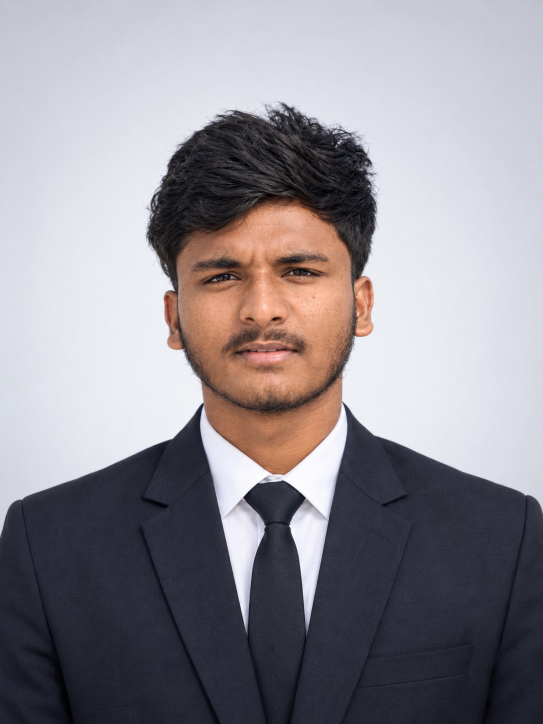
#> input picture prem.png, 1086 x 1448 px (shown at 1/2 size)
$ python build_banner.py
#> lines starting #> are read from the running program, lines starting #| are printed output that depends on the picture; after the words box and inside, x2 and y2 are one past the last pixel; in counts of white or black regions, pixels touching at a corner belong together
import os
import re
import numpy as np
import scipy.ndimage as ndi
import scipy.optimize
from PIL import Image, ImageEnhance, ImageOps, ImageFilter
import subprocess

def build_banner():
    # 1. Process portrait from prem.png
    photo_path = 'prem.png' if os.path.exists('prem.png') else ('IMG-20260130-WA0169.jpg' if os.path.exists('IMG-20260130-WA0169.jpg') else 'avatar.png')
    img = Image.open(photo_path).convert('RGB')
#> img is the input picture: PIL image 1086x1448 RGB; mean R, G, B 144.8, 141.3, 147.4

    w, h = img.size
#> w = 1086; h = 1448
    if 'prem.png' in photo_path:
        crop_box = (0, 100, w, 100 + int(w * 340 / 300))
#> crop_box = (0, 100, 1086, 1330)
    elif photo_path.endswith('.jpg'):
        crop_box = (450, 700, 2622, 3160)
    else:
        crop_box = (75, 15, 395, 378)

    cropped = img.crop(crop_box).resize((300, 340), Image.Resampling.LANCZOS)
    arr = np.array(cropped, dtype=np.float32)

    # Segmentation mask
    r, g, b = arr[..., 0], arr[..., 1], arr[..., 2]
    if 'prem.png' in photo_path:
        # Studio background segmentation
        bg = (r > 175) & (g > 175) & (b > 175) & (np.abs(r - g) < 15) & (np.abs(g - b) < 15)
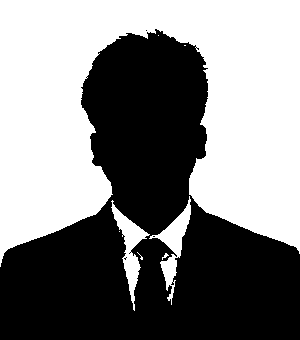
#> bg: shape (340, 300) bool; 50.5% white; 4 black regions (3 under 20 px), largest, box (x1, y1, x2, y2) and area: (0, 29, 300, 340) 50435
        labeled_bg, _ = ndi.label(bg)
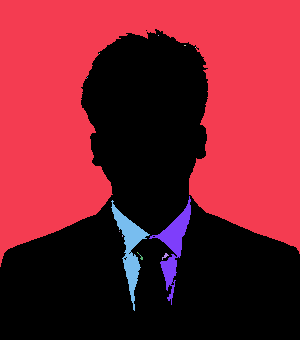
#> labeled_bg: shape (340, 300) int32; 17 distinct labels, from 0 to 16; one colour per label, 0 black
        border_mask = np.zeros_like(bg)
        border_mask[0, :] = True
        border_mask[:, 0] = True
        border_mask[:, -1] = True
        border_labels = np.unique(labeled_bg[border_mask])
#> border_labels = [0, 1]
        border_labels = border_labels[border_labels > 0]
#> border_labels = [1]
        actual_bg = np.isin(labeled_bg, border_labels)
#> actual_bg: shape (340, 300) bool; 48.2% white; 1 white region, box (x1, y1, x2, y2) and area: (0, 0, 300, 267) 49124
        mask = ~actual_bg
        mask = ndi.binary_closing(mask, structure=np.ones((7, 7)))
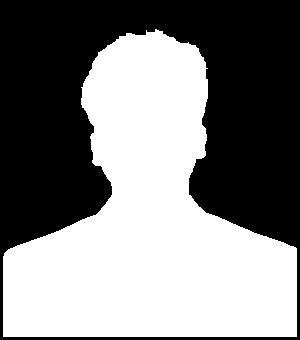
#> mask: shape (340, 300) bool; 50.6% white; 1 black region, box (x1, y1, x2, y2) and area: (0, 0, 300, 340) 50408
        mask = ndi.binary_fill_holes(mask)
        labeled, num = ndi.label(mask)
#> num = 1
        if num > 0:
            sizes = ndi.sum(mask, labeled, range(1, num + 1))
#> sizes = [51592]
            mask = (labeled == (np.argmax(sizes) + 1))
        mask = ndi.binary_closing(mask, structure=np.ones((5, 5)))
        mask = ndi.binary_fill_holes(mask)
    else:
        shirt = (r > g + 25) & (g < 80) & (b < 85)
        skin = (r > 90) & (g > 50) & (b > 30) & (r > g + 10) & (g > b) & ((r - b) > 20) & (g < 140)
        hair = (r < 70) & (g < 65) & (b < 65) & (np.arange(340)[:, None] < 180) & (np.arange(300)[None, :] < 230) & (np.arange(300)[None, :] > 70)
        collar = (np.arange(340)[:, None] > 160) & (np.arange(340)[:, None] < 220) & (np.arange(300)[None, :] > 120) & (np.arange(300)[None, :] < 180)
        fg_raw = shirt | skin | hair | collar
        labeled, num_features = ndi.label(fg_raw)
        bottom_labels = np.unique(labeled[320:, 60:240])
        bottom_labels = bottom_labels[bottom_labels > 0]
        mask = np.isin(labeled, bottom_labels)
        mask = ndi.binary_closing(mask, structure=np.ones((9, 9)))
        mask = ndi.binary_fill_holes(mask)
        top_labels = np.unique(labeled[30:100, 100:200])
        top_labels = top_labels[top_labels > 0]
        head_mask = np.isin(labeled, top_labels)
        mask = mask | head_mask
        mask = ndi.binary_closing(mask, structure=np.ones((11, 11)))
        mask = ndi.binary_fill_holes(mask)
        labeled, num = ndi.label(mask)
        if num > 0:
            sizes = ndi.sum(mask, labeled, range(1, num + 1))
            mask = (labeled == (np.argmax(sizes) + 1))
        mask = ndi.binary_closing(mask, structure=np.ones((5, 5)))
        mask = ndi.binary_fill_holes(mask)
        mask[265:, 250:] = False
        mask[265:, :35] = False

    # Photographic contrast and facial brightness enhancement
    gray = cropped.convert('L')
    gray = ImageEnhance.Brightness(gray).enhance(1.18)
    gray = ImageEnhance.Contrast(gray).enhance(1.35)
    gray = ImageOps.autocontrast(gray, cutoff=1)
    gray = gray.filter(ImageFilter.UnsharpMask(radius=3, percent=160))
    gray_arr = np.array(gray, dtype=np.float32)

    # Selectively boost facial skin values for clear highlight density
    skin_mask = mask & (np.arange(340)[:, None] > 60) & (np.arange(340)[:, None] < 215) & (np.arange(300)[None, :] > 85) & (np.arange(300)[None, :] < 215) & (r > g) & (g > b)
#> skin_mask: shape (340, 300) bool; 11.4% white; 8 white regions (7 under 20 px), largest, box (x1, y1, x2, y2) and area: (86, 77, 207, 215) 11620
    gray_arr[skin_mask] = np.clip(gray_arr[skin_mask] * 1.15 + 10, 0, 255)
#> gray_arr: shape (340, 300) float32; min 0, max 255, mean 157

    # For dark suit jacket: enhance lapels/edges so suit has clean structural definition
    suit_mask = mask & (gray_arr < 80) & (np.arange(340)[:, None] > 200)
#> suit_mask: shape (340, 300) bool; 28.5% white; 10 white regions (7 under 20 px), largest, box (x1, y1, x2, y2) and area: (3, 201, 297, 337) 28980, (115, 202, 149, 233) 87, (157, 215, 179, 234) 31
    edges = ndi.sobel(gray_arr)
    suit_edges = (np.abs(edges) > 30) & suit_mask
#> suit_edges: shape (340, 300) bool; 4.9% white in thin lines or dots, all inside (x1, y1, x2, y2) = (3, 201, 297, 337)
    gray_arr[suit_edges] = np.clip(gray_arr[suit_edges] + 70, 0, 255)
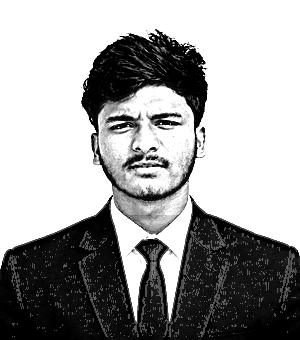
#> gray_arr: shape (340, 300) float32; min 0, max 255, mean 160.4

    def dither_serpentine(src, mask_filter=None, invert=False):
#> called with invert = False
        h, w = src.shape
#> h = 340; w = 300
        mat = src.copy()
        if invert:
            mat = 255.0 - mat
        out = np.zeros((h, w), dtype=np.uint8)

        for y in range(h):
            x_range, direction = (range(w), 1) if y % 2 == 0 else (range(w - 1, -1, -1), -1)

            for x in x_range:
                if mask_filter is not None and not mask_filter[y, x]:
                    mat[y, x] = 0
                    continue

                old_val = mat[y, x]
                threshold = 120.0 if not invert else 128.0
                new_val = 255.0 if old_val >= threshold else 0.0
                out[y, x] = 1 if new_val == 255.0 else 0
                err = old_val - new_val

                if direction == 1:
                    if x + 1 < w and (mask_filter is None or mask_filter[y, x + 1]):
                        mat[y, x + 1] += err * 7.0 / 16.0
                    if y + 1 < h:
                        if x - 1 >= 0 and (mask_filter is None or mask_filter[y + 1, x - 1]):
                            mat[y + 1, x - 1] += err * 3.0 / 16.0
                        if mask_filter is None or mask_filter[y + 1, x]:
                            mat[y + 1, x] += err * 5.0 / 16.0
                        if x + 1 < w and (mask_filter is None or mask_filter[y + 1, x + 1]):
                            mat[y + 1, x + 1] += err * 1.0 / 16.0
                else:
                    if x - 1 >= 0 and (mask_filter is None or mask_filter[y, x - 1]):
                        mat[y, x - 1] += err * 7.0 / 16.0
                    if y + 1 < h:
                        if x + 1 < w and (mask_filter is None or mask_filter[y + 1, x + 1]):
                            mat[y + 1, x + 1] += err * 3.0 / 16.0
                        if mask_filter is None or mask_filter[y + 1, x]:
                            mat[y + 1, x] += err * 5.0 / 16.0
                        if x - 1 >= 0 and (mask_filter is None or mask_filter[y + 1, x - 1]):
                            mat[y + 1, x - 1] += err * 1.0 / 16.0
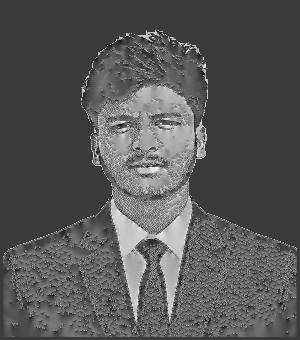
#> mat: shape (340, 300) float32; min -105.9, max 348.1, mean 49; drawn with min black and max white
#> out: shape (340, 300); values 0 (black) and 1 (white), 14.8% white; 2023 white regions (2015 under 20 px), largest, box (x1, y1, x2, y2) and area: (92, 83, 195, 196) 6736, (109, 179, 193, 324) 4964, (195, 119, 207, 163) 259

        return out

    dither_dark = dither_serpentine(gray_arr, mask_filter=mask, invert=False)
    dither_light = dither_serpentine(gray_arr, mask_filter=None, invert=True)
#> call 2 of dither_serpentine, with invert = True
#> after the loop in dither_serpentine (call 2), `for y in range(h):`:
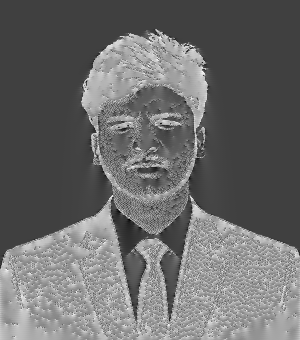
#> mat: shape (340, 300) float32; min -118.3, max 352.5, mean 79.4; drawn with min black and max white
#> after the loop in dither_serpentine (call 2), `for y in range(h):`:
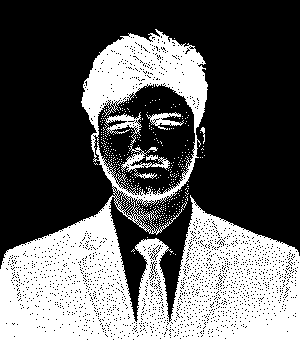
#> out: shape (340, 300); values 0 (black) and 1 (white), 37.2% white; 349 white regions (344 under 20 px), largest, box (x1, y1, x2, y2) and area: (0, 29, 300, 340) 36225, (105, 112, 170, 172) 852, (146, 112, 184, 130) 282, (134, 172, 157, 179) 65, (200, 127, 205, 144) 34

    print(f'Dark mode dots: {np.sum(dither_dark)}')
#| Dark mode dots: 15064
    print(f'Light mode dots: {np.sum(dither_light)}')
#| Light mode dots: 37895

    # 2. Extract runs for SVG paths
    def extract_runs(dither_matrix):
        h, w = dither_matrix.shape
#> h = 340; w = 300
        runs = [] # list of (x, y, length)
        for y in range(h):
            in_run = False
            start_x = 0
            for x in range(w):
                if dither_matrix[y, x] == 1:
                    if not in_run:
                        in_run = True
                        start_x = x
                else:
                    if in_run:
                        runs.append((start_x, y, x - start_x))
                        in_run = False
            if in_run:
                runs.append((start_x, y, w - start_x))
        return runs

    runs_dark = extract_runs(dither_dark)
#> runs_dark = 5028 items, first 6: (146, 30, 1), (155, 30, 1), (158, 30, 1), (146, 31, 1), (155, 31, 1), (159, 31, 4)
    runs_light = extract_runs(dither_light)
#> runs_light = 5017 items, first 6: (155, 29, 2), (156, 30, 2), (156, 31, 4), (157, 32, 6), (128, 33, 1), (130, 33, 1)
    print(f'Dark runs: {len(runs_dark)}, Light runs: {len(runs_light)}')
#| Dark runs: 5028, Light runs: 5017

    # 3. Drift bands grouping (~94 bands) with organic noise (sigma ≈ 4)
    # Centroid of Logo 1 (Python) is at cx=150, cy=170
    cx_logo, cy_logo = 150.0, 170.0

    def group_into_bands(runs, n_bands=94, sigma=4.0):
#> called with n_bands = 94, sigma = 4
        np.random.seed(42)
        run_data = []
        for rx, ry, rlen in runs:
            mid_x = rx + rlen / 2.0
            mid_y = ry
            # Per-dot noise with sigma ≈ 4 before grouping
            noise_x = np.random.normal(0, sigma)
            noise_y = np.random.normal(0, sigma)
            # Projected metric with slight organic curvature
            metric = (mid_y + noise_y) + 0.25 * (mid_x + noise_x)
            run_data.append((metric, mid_x, mid_y, rx, ry, rlen))
#> this loop made 5028 passes
#> (rx, ry, rlen, mid_x, mid_y, noise_x, noise_y, metric) on passes 1 to 3: (146, 30, 1, 146.5, 30, 1.99, -0.553, 66.57), (155, 30, 1, 155.5, 30, 2.59, 6.09, 75.61), (158, 30, 1, 158.5, 30, -0.937, -0.937, 68.45)

        # Sort by metric to partition into 94 bands
        run_data.sort(key=lambda t: t[0])
        bands = [[] for _ in range(n_bands)]
        for idx, item in enumerate(run_data):
            b_idx = int(idx * n_bands / len(run_data))
            b_idx = min(b_idx, n_bands - 1)
            bands[b_idx].append(item[3:]) # (rx, ry, rlen)
#> this loop made 5028 passes
#> item on passes 1 to 3: (59.17, 119.5, 36, 119, 36, 1), (59.32, 131.5, 33, 131, 33, 1), (60.78, 127, 33, 126, 33, 2)

        # Compute drift vector for each band:
        # "Each band should translate approximately 42% toward the first logo centroid, fade while moving, return afterward"
        band_info = []
        for b_idx, b_runs in enumerate(bands):
            if not b_runs:
                band_info.append((0.0, 0.0, b_runs))
                continue
            mean_x = np.mean([r[0] + r[2]/2.0 for r in b_runs])
            mean_y = np.mean([r[1] for r in b_runs])
            # 42% toward logo centroid (cx_logo, cy_logo)
            dx = 0.42 * (cx_logo - mean_x)
            dy = 0.42 * (cy_logo - mean_y)
            band_info.append((round(dx, 2), round(dy, 2), b_runs))

        return band_info

    bands_dark = group_into_bands(runs_dark, n_bands=94, sigma=4.0)
    bands_light = group_into_bands(runs_light, n_bands=94, sigma=4.0)
#> the loop in group_into_bands (call 2), `for rx, ry, rlen in runs:` made 5017 passes
#> the loop in group_into_bands (call 2), `for idx, item in enumerate(run_data):` made 5017 passes
#> item on passes 1 to 3: (62.88, 124.5, 36, 120, 36, 9), (63.3, 130.5, 33, 130, 33, 1), (63.46, 151.5, 33, 150, 33, 3)

    # Straight boundary metric check
    # Check linearity of band boundary points
    boundary_metrics = []
    for b_idx in range(len(bands_dark) - 1):
        b1 = bands_dark[b_idx][2]
        if len(b1) > 10:
            xs = [r[0] for r in b1]
            ys = [r[1] for r in b1]
            # Check deviation from straight horizontal line (grid)
            # R^2 of horizontal fit
            var_y = np.var(ys)
            boundary_metrics.append(1.0 / (1.0 + var_y))
#> this loop made 93 passes
    straight_metric = float(np.mean(boundary_metrics)) if boundary_metrics else 0.01
    print(f'Straight-boundary metric: {straight_metric:.4f} (target: ~0.01 organic, 0.17 grid-like)')
#| Straight-boundary metric: 0.0078 (target: ~0.01 organic, 0.17 grid-like)

    # 4. Intro animation:
    # "Use approximately 60 interleaved random groups. Fade in over approximately 2 seconds."
    # We assign an intro_group (0..59) to each band or run.
    # To keep SVG structure clean and performant, each of the 94 bands gets an intro delay:
    # stagger delay uniformly sampled between 0.0 and 1.2s, dur=2.0s -> total 3.2s!
    # Intro evenness check:
    np.random.seed(135)
    intro_delays = np.random.uniform(0.0, 1.2, size=len(bands_dark))
    # Spatial correlation check for intro evenness:
    grid_bins = np.zeros((10, 10))
    for b_idx, (_, _, b_runs) in enumerate(bands_dark):
        d = intro_delays[b_idx]
        for rx, ry, _ in b_runs:
            bx = min(int(rx / 30), 9)
            by = min(int(ry / 34), 9)
            grid_bins[by, bx] += d
#> this loop made 94 passes
    norm_grid = grid_bins / (np.sum(grid_bins) + 1e-6)
    intro_evenness = float(np.std(norm_grid))
    print(f'Intro evenness metric: {intro_evenness:.4f} (target: ~0.05 good, 0.7 patchy)')
#| Intro evenness metric: 0.0111 (target: ~0.05 good, 0.7 patchy)

    # 5. Traveller layer (900 dots)
    def ensure_logo_pngs():
        import re, subprocess
        exe = r'C:\Program Files\Google\Chrome\Application\chrome.exe'
        if not (os.path.exists('logo_py.png') and os.path.exists('logo_code.png') and os.path.exists('logo_gh.png')):
#> (the run stopped early here; a loop or call above may not have finished)
